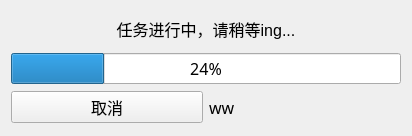
<?xml version="1.0" encoding="UTF-8"?>
<ui version="4.0">
 <class>Form</class>
 <widget class="QWidget" name="Form">
  <property name="geometry">
   <rect>
    <x>0</x>
    <y>0</y>
    <width>412</width>
    <height>136</height>
   </rect>
  </property>
  <property name="minimumSize">
   <size>
    <width>412</width>
    <height>136</height>
   </size>
  </property>
  <property name="maximumSize">
   <size>
    <width>412</width>
    <height>136</height>
   </size>
  </property>
  <property name="font">
   <font>
    <family>AcadEref</family>
    <pointsize>12</pointsize>
   </font>
  </property>
  <property name="windowTitle">
   <string>软件升级</string>
  </property>
  <layout class="QHBoxLayout" name="horizontalLayout_2">
   <item>
    <layout class="QVBoxLayout" name="verticalLayout">
     <item>
      <widget class="QLabel" name="label">
       <property name="font">
        <font>
         <family>Arial</family>
         <pointsize>12</pointsize>
        </font>
       </property>
       <property name="layoutDirection">
        <enum>Qt::LeftToRight</enum>
       </property>
       <property name="text">
        <string>任务进行中，请稍等ing...</string>
       </property>
       <property name="alignment">
        <set>Qt::AlignCenter</set>
       </property>
      </widget>
     </item>
     <item>
      <widget class="QProgressBar" name="progressBar">
       <property name="value">
        <number>24</number>
       </property>
      </widget>
     </item>
     <item>
      <layout class="QHBoxLayout" name="horizontalLayout">
       <item>
        <widget class="QPushButton" name="pushButton">
         <property name="font">
          <font>
           <family>AcadEref</family>
           <pointsize>12</pointsize>
          </font>
         </property>
         <property name="text">
          <string>取消</string>
         </property>
         <property name="iconSize">
          <size>
           <width>20</width>
           <height>20</height>
          </size>
         </property>
        </widget>
       </item>
       <item>
        <widget class="QLabel" name="label_2">
         <property name="font">
          <font>
           <family>华文中宋</family>
           <pointsize>12</pointsize>
          </font>
         </property>
         <property name="text">
          <string>ww</string>
         </property>
        </widget>
       </item>
      </layout>
     </item>
    </layout>
   </item>
  </layout>
 </widget>
 <resources/>
 <connections/>
</ui>
